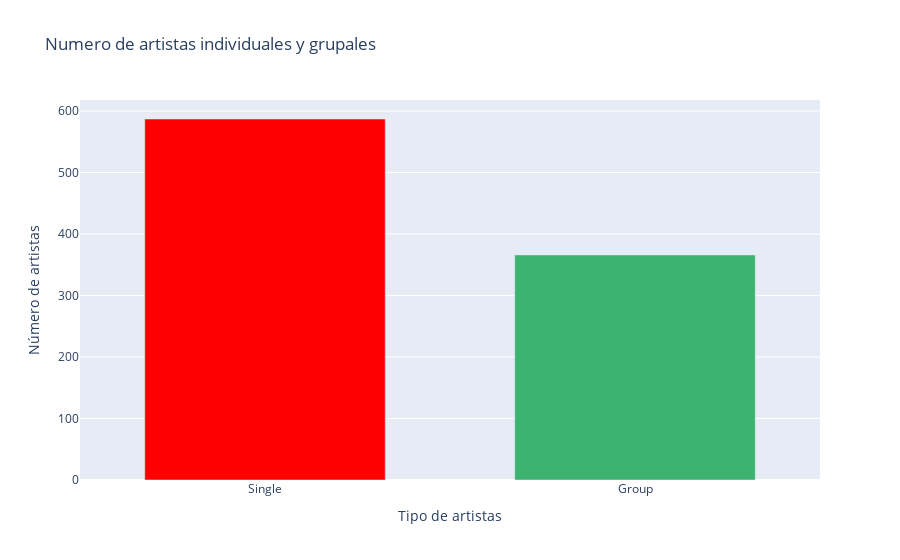

Write notebook code for a chart like this one.
### Code cell
# Cómo es la distribución de la educacion de los padres los padres?
level_count = df["artist_group"].value_counts()

data = [
    go.Bar(
        x = level_count.index,
        y = level_count,
        name = "Artist Group",
        marker_color = ["red","mediumseagreen"],
        width= np.repeat(0.65,len(level_count)) # Cambiar la anchura de cada barra
    )
]

layout = go.Layout(title = "Numero de artistas individuales y grupales", xaxis_title = "Tipo de artistas",
                   yaxis_title = "Número de artistas",
                  )

fig = go.Figure(data = data, layout = layout)

fig.show()

level_count

### Figure 1 — Plotly figure (JSON) as saved in the notebook; plotly's stock layout.template omitted (floating-point values rounded to 4 significant figures)
{"data": [{"marker": {"color": ["red", "mediumseagreen"]}, "name": "Artist Group", "type": "bar", "width": [0.65, 0.65], "x": ["Single", "Group"], "y": [587, 366]}], "layout": {"title": {"text": "Numero de artistas individuales y grupales"}, "xaxis": {"title": {"text": "Tipo de artistas"}}, "yaxis": {"title": {"text": "Número de artistas"}}}}
